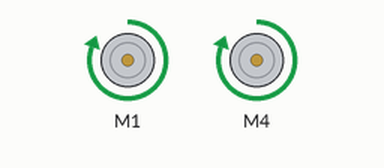
A sketch run on a simulated Arduino Uno, built with avr-gcc and run on an emulated ATmega328P. On the bench: 2 × DC motor (green arrow = forward, orange = backward, longer = faster). What the sketch prints to the serial monitor is not drawn.

Above: at 0.2 s.
At 0.8 s:
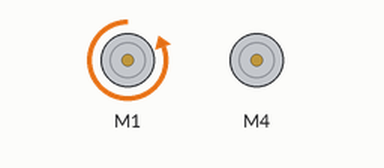
At 7.2 s:
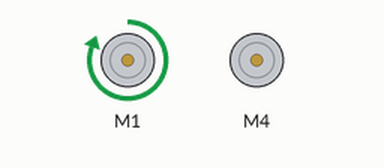
At 12.4 s:
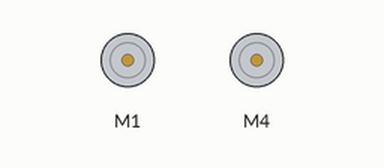
Timing chart, 0 to 13.9 s (numbered marks = the images above):
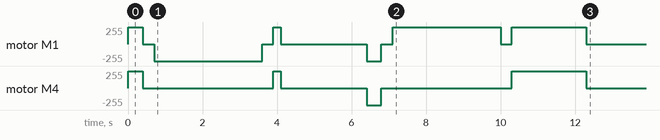

Measured:
- by itself, motor M4: stopped → forward 255/255 at 0.00 s, → stopped 0.40 s later, → forward 255/255 3.5 s later, → stopped 0.20 s later, … (8 changes in this stretch)
- by itself, motor M1: stopped → forward 255/255 at 0.00 s, → stopped 0.40 s later, → backward 255/255 0.30 s later, → stopped 2.9 s later, … (12 changes in this stretch)

The sketch:

motor_test.ino
```cpp
/*
Test sketch for the Motor Shield (Adafruit assembled Motor Shield for Arduino v2)
*/
#include <Wire.h>
#include <Adafruit_MotorShield.h>
#include "utility/Adafruit_MS_PWMServoDriver.h"

// Create the motor shield object with the default I2C address
Adafruit_MotorShield AFMS = Adafruit_MotorShield();
// Select motors using relevant ports M1, M2, M3 or M4.
Adafruit_DCMotor *leftMotor = AFMS.getMotor(1);
Adafruit_DCMotor *rightMotor = AFMS.getMotor(4);

int i = 0;

void lookForMotorShield() {
  Serial.println("Looking for Motor Shield");

  if (!AFMS.begin()) { // create with the default frequency 1.6KHz
    Serial.println("Warning: Could not find Motor Shield. Check wiring.");
    while (1);
  }
  Serial.println("Motor Shield found. Starting test.");
}
void setMotorSpeeds(int speed) {
  leftMotor->setSpeed(speed);
  rightMotor->setSpeed(speed);
}
void releaseMotors() {
  leftMotor->run(RELEASE);
  rightMotor->run(RELEASE);
}
void driveForward() {
  leftMotor->run(FORWARD);
  rightMotor->run(FORWARD);
}
void driveBackward() {
  leftMotor->run(BACKWARD);
  rightMotor->run(BACKWARD);
}

void turnLeft() {
  leftMotor->run(RELEASE);
  rightMotor->run(FORWARD);

}
void turnRight() {
  leftMotor->run(FORWARD);
  rightMotor->run(RELEASE);
}

void turnLeftReversing() {
  leftMotor->run(BACKWARD);
  rightMotor->run(RELEASE);
}

void turnRightReversing() {
  leftMotor->run(RELEASE);
  rightMotor->run(BACKWARD);
}

void setup() {
  Serial.begin(9600); // set up Serial library at 9600 bps

  lookForMotorShield();

  // Set the speed to start, from 0 (off) to 255 (max speed)
  setMotorSpeeds(255);
  releaseMotors();
}

void loop() {
  if(i == 0){
    driveForward();
    delay(400);
    releaseMotors();
    delay(300);

    turnLeftReversing();
    delay(2900);
    releaseMotors();
    delay(300);

    driveForward();
    delay(200);
    releaseMotors();
    delay(300);

    releaseMotors();
    delay(2000);

    driveBackward();
    delay(400);
    releaseMotors();
    delay(300);

    turnRight();
    delay(2900);
    releaseMotors();
    delay(300);

    driveForward();
    delay(2000);
    releaseMotors();
    delay(300);

    releaseMotors();
  }
  i = 1;
}
```
